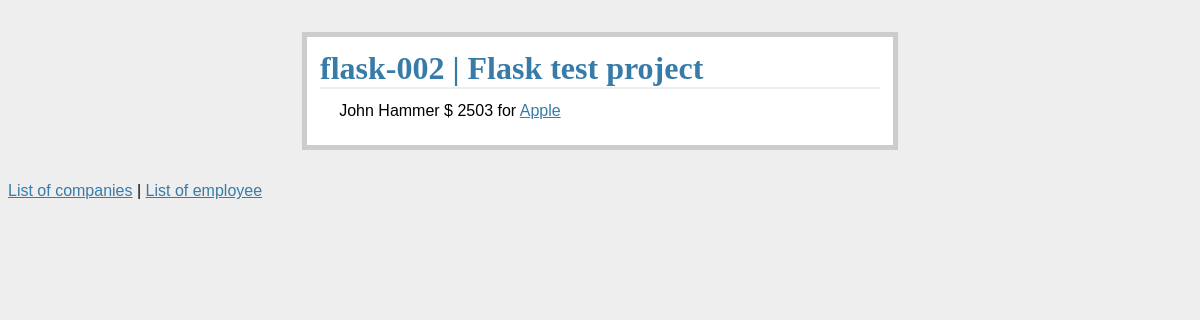
The app's page /employee/4 with its own data.
### tables this page shows
CREATE TABLE `employee` (
  `id`INTEGER PRIMARY KEY AUTOINCREMENT NOT NULL ,
  `name` varchar(45)  DEFAULT 'John Smith',
  `salary` int(11) DEFAULT '2500',
  `company_id` int(11) DEFAULT NULL
  );

CREATE TABLE company (
  `id` INTEGER PRIMARY KEY AUTOINCREMENT NOT NULL ,
  'title' varchar(45)  DEFAULT NULL
  );

### app_monolit.py (the view)
@app.route('/employee/<employee_id>')
def show_employee_details(employee_id):
    db = get_db()
    cur = db.execute("""select employee.id,
     employee.name,
     employee.salary,
     company.title,
     company.id
    from company inner join employee
    where employee.company_id=company.id
    and employee.id = ?""", [employee_id])
    values = cur.fetchone()
    entries = []
    print('DBG values', values)
    for val in values:
        print('val=', val)
        entries.append(val)
    return render_template('employee_details.html', entries=entries)

### app_monolit.py (called while the page is built)
def connect_db():
    rv = sqlite3.connect(app.config['DATABASE'])
    rv.row_factory = sqlite3.Row
    return rv

def get_db():
    if not hasattr(g, 'sqlite_db'):
        g.sqlite_db = connect_db()
    return g.sqlite_db

### templates/employee_details.html (shortened to what this page needs)
{% extends "layout-flask-002.html" %}
{% block body %}
<ul class="entries">
  {% if entries %}
    <li>{{ entries[1]|safe }} $ {{ entries[2]|safe }} for <a href="/company/{{ entries[4] }}"> {{ entries[3]|safe }}</a></li>
  {% else %}
    <li><em>Unbelievable.  No entries here so far</em></li>
  {% endif %}
  </ul>
{% endblock %}

### static/style.css (style rules this page uses)
a, h1, h2 { color: #377BA8; }
.entries { list-style: none; margin: 0; padding: 0; }
.entries li { margin: 0.8em 1.2em; }

### records on screen
employee: name "John Hammer", salary "2503"
company: title "Apple"
